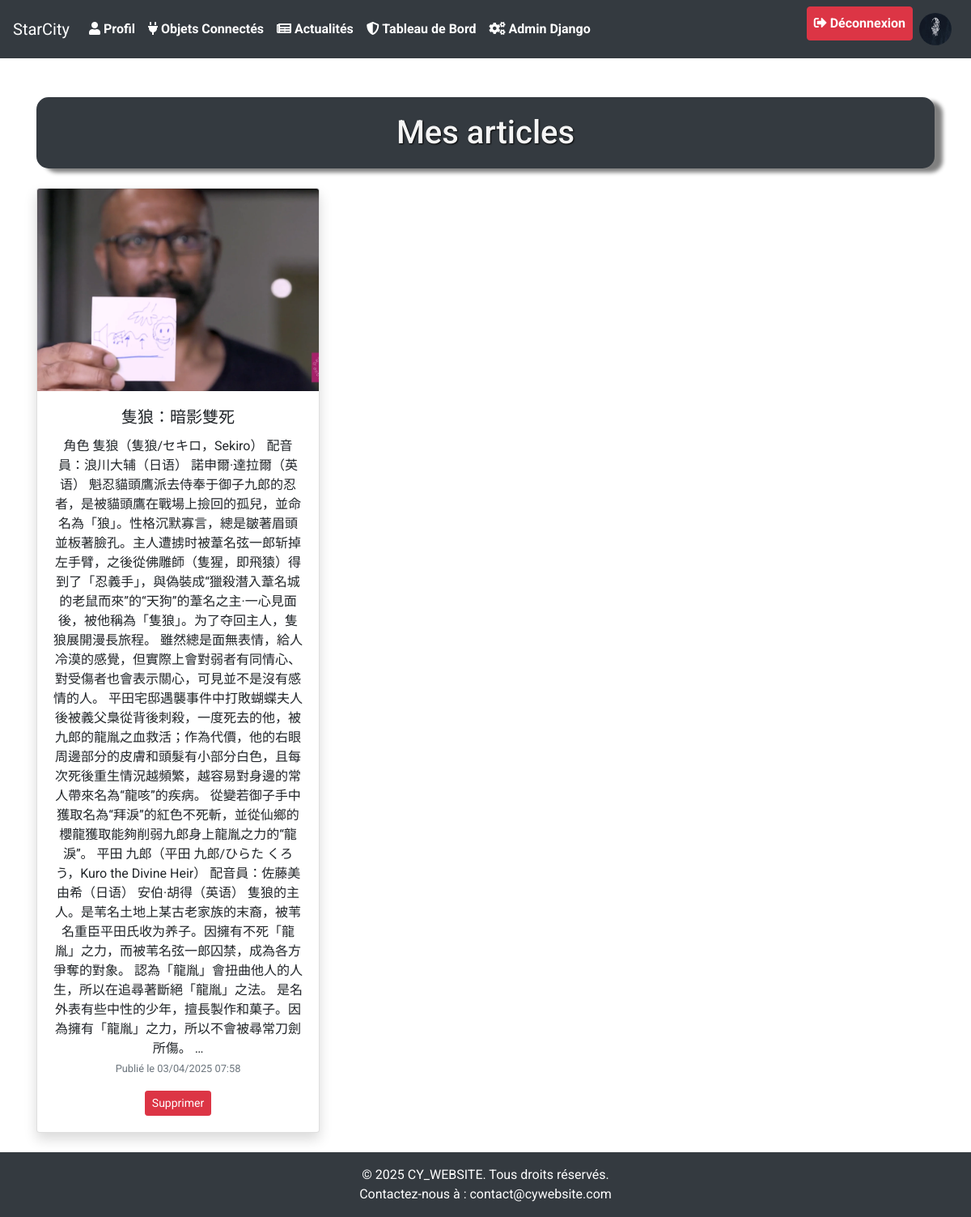
The app's page /news/my_articles/ (signed in) with its own data.
### news/models.py (models this page shows, shortened)
class SiteAppearance(models.Model):
    PRIMARY_COLOR_CHOICES = [
        ('#1e2a47', 'Bleu foncé (défaut)'),
        ('#28a745', 'Vert'),
        ('#dc3545', 'Rouge'),
        ('#ffc107', 'Jaune'),
        ('#17a2b8', 'Bleu clair'),
        ('#6610f2', 'Violet'),
        ('#fd7e14', 'Orange'),
        ('#343a40', 'Noir'),
    ]
    FONT_CHOICES = [
        ('Roboto, sans-serif', 'Roboto (défaut)'),
        ('Arial, sans-serif', 'Arial'),
        ('Helvetica, sans-serif', 'Helvetica'),
        ('Times New Roman, serif', 'Times New Roman'),
        ('Georgia, serif', 'Georgia'),
        ('Courier New, monospace', 'Courier New'),
    ]
    primary_color = models.CharField(max_length=20, choices=PRIMARY_COLOR_CHOICES, default='#1e2a47')
    font_family = models.CharField(max_length=50, choices=FONT_CHOICES, default='Roboto, sans-serif')
    enable_animations = models.BooleanField(default=True)
    site_title = models.CharField(max_length=100, default='StarCity')
    footer_text = models.CharField(max_length=200, default='© 2025 CY_WEBSITE. Tous droits réservés.')
    class Meta:
        verbose_name = "Apparence du site"
        verbose_name_plural = "Apparence du site"
    @classmethod
    def get_current(cls):
        appearance, created = cls.objects.get_or_create(pk=1)
        return appearance

class Article(models.Model):
    title = models.CharField(max_length=200, verbose_name="Titre")
    content = models.TextField(verbose_name="Contenu")
    cover = models.ImageField(
        upload_to='article_covers/',
        blank=True,  # Allow blank values
        null=True,   # Allow null values
        help_text="Téléchargez une image de couverture pour l'article (optionnel)."
    )
    category = models.ForeignKey(Category, on_delete=models.DO_NOTHING, verbose_name="Catégorie")
    author = models.ForeignKey(Author, on_delete=models.CASCADE, verbose_name="Auteur")
    published_date = models.DateTimeField(auto_now_add=True, verbose_name="Date de publication")
    read_by = models.ManyToManyField(
        'user.User',
        related_name='read_articles',
        blank=True,
        verbose_name="Utilisateurs ayant lu l'article"
    )

### user/models.py (models this page shows, shortened)
class User(AbstractUser):
    profile_picture = models.ImageField(
        upload_to='data/profile_pictures/',
        blank=True,
        null=True,
        help_text="Téléchargez une image de profil (formats acceptés : JPEG, PNG)."
    )
    groups = models.ManyToManyField(
        'auth.Group',
        related_name='custom_user_set',  # Nom unique pour éviter les conflits
        blank=True
    )
    user_permissions = models.ManyToManyField(
        'auth.Permission',
        related_name='custom_user_permissions_set',  # Nom unique pour éviter les conflits
        blank=True
    )
    XP_LEVEL_CHOICES = [
        ('simple', 'Simple'),
        ('intermediate', 'Intermédiaire'),  # Nouveau niveau ajouté
        ('complex', 'Complexe'),
        ('admin', 'Admin'),
    ]
    xp_level = models.CharField(
        max_length=15,  # Augmentez la longueur pour inclure "intermediate"
        choices=XP_LEVEL_CHOICES,
        default='simple',
        verbose_name="Niveau d'XP"
    )
    date_naissance = models.DateField(
        blank=True,
        null=True,
        help_text="Entrez votre date de naissance (format : DD-MM-YYYY)."
    )
    xp_points = models.IntegerField(default=0)
    login_count = models.IntegerField(default=0, help_text="Nombre de connexions de l'utilisateur.")
    class Meta:
        verbose_name = "Utilisateur"
        verbose_name_plural = "Utilisateurs"
        ordering = ['-date_joined']

### news/views.py (the view)
# urls.py: path('my_articles/', views.my_articles, name='my_articles'),  # Nouveau chemin
@login_required
def my_articles(request):
    try:
        author = Author.objects.get(name=request.user.username)
        articles = Article.objects.filter(author=author)
    except Author.DoesNotExist:
        articles = []
    return render(request, 'news/my_articles.html', {'articles': articles})

### news/context_processors.py (called while the page is built)
def site_appearance(request):
    try:
        return {
            'site_appearance': SiteAppearance.get_current()
        }
    except (OperationalError, ProgrammingError):
        class DefaultAppearance:
            primary_color = '#1e2a47'
            font_family = 'Roboto, sans-serif'
            enable_animations = True
            site_title = 'StarCity'
            footer_text = '© 2025 CY_WEBSITE. Tous droits réservés.'
        return {
            'site_appearance': DefaultAppearance()
        }

### news/templates/news/my_articles.html (shortened to what this page needs)
{% extends 'cyWebsite/base.html' %}
{% load static %}
{% block content %}
<div class="container mt-5">
    <h1>Mes articles</h1>
    {% if articles %}
        <div class="row mt-4">
            {% for article in articles %}
            <div class="col-md-4 mb-4">
                <div class="card shadow h-100">
                    {% if article.cover %}
                    <img src="{{ article.cover.url }}" class="card-img-top" alt="Image de couverture" onclick="showArticleDetail({{ article.id }})" style="cursor: pointer;">
                    {% else %}
                    <img src="{% static 'default_cover.jpg' %}" class="card-img-top" alt="Image par défaut" onclick="showArticleDetail({{ article.id }})" style="cursor: pointer;">
                    {% endif %}
                    <div class="card-body text-center">
                        <h5 class="card-title" onclick="showArticleDetail({{ article.id }})" style="cursor: pointer;">{{ article.title }}</h5>
                        <p class="card-text">{{ article.content|truncatewords:20 }}</p>
                        <small class="text-muted">Publié le {{ article.published_date|date:"d/m/Y H:i" }}</small>
                        <div class="mt-3">
                            <button class="btn btn-danger btn-sm" onclick="showDeleteConfirmation({{ article.id }}, '{{ article.title }}')">Supprimer</button>
                        </div>
                    </div>
                </div>
            </div>
            {% endfor %}
        </div>
    {% else %}
        <p class="text-center text-muted">Vous n'avez publié aucun article.</p>
    {% endif %}
</div>
{% endblock %}

### cyWebsite/templates/cyWebsite/base.html (shortened to what this page needs)
{% load static %}
<!DOCTYPE html>
<html lang="fr">
<head>
    <link rel="stylesheet" href="https://stackpath.bootstrapcdn.com/bootstrap/4.5.2/css/bootstrap.min.css">
    <link rel="stylesheet" href="{% static 'styles.css' %}">
    <link rel="stylesheet" href="https://cdnjs.cloudflare.com/ajax/libs/font-awesome/5.15.4/css/all.min.css">
    <link rel="stylesheet" href="https://unpkg.com/leaflet@1.9.4/dist/leaflet.css" />
</head>
<body>
<div class="wrapper">
    <nav class="navbar navbar-expand-lg navbar-dark">
        <a class="navbar-brand" href="{% url 'index' %}">{{ site_appearance.site_title }}</a>
        <div class="collapse navbar-collapse" id="navbarNav">
            <ul class="navbar-nav">
                {% if user.is_authenticated %}
                <li class="nav-item"><a class="nav-link" href="{% url 'news:visualisation' %}"><i class="fas fa-user"></i> Profil</a></li>
                <li class="nav-item"><a class="nav-link" href="{% url 'objConnecte:obj-index' %}"><i class="fas fa-plug"></i> Objets Connectés</a></li>
                <li class="nav-item"><a class="nav-link" href="{% url 'news:index' %}"><i class="fas fa-newspaper"></i> Actualités</a></li>
                {% endif %}
                {% if user.is_authenticated and user.xp_level == 'admin' %}
                    <li class="nav-item"><a class="nav-link" href="{% url 'news:administration' %}"><i class="fas fa-shield-alt"></i> Tableau de Bord</a></li>
                    <li class="nav-item"><a class="nav-link" href="/admin/"><i class="fas fa-cogs"></i> Admin Django</a></li>
                {% endif %}
            </ul>
            <ul class="navbar-nav ml-auto">
                {% if user.is_authenticated %}
                <li class="nav-item">
                    <a class="nav-link btn btn-danger text-white" href="{% url 'user:logout' %}"><i class="fas fa-sign-out-alt"></i> Déconnexion</a>
                </li>
                <li class="nav-item">
                    <a class="nav-link" href="{% url 'user:update_user' %}">
                        <img src="{% if user.profile_picture %}{{ user.profile_picture.url }}{% else %}{% static 'default_profile.png' %}{% endif %}" alt="Profile Picture" class="rounded-circle" style="width: 40px; height: 40px;">
                    </a>
                </li>
                {% endif %}
            </ul>
        </div>
    </nav>
        {% block content %}
        {% endblock %}
</div>
    <footer class="bg-dark text-center text-white py-3">
        <p>{{ site_appearance.footer_text }}</p>
        <p>Contactez-nous à : <a href="mailto:contact@cywebsite.com" class="text-white">contact@cywebsite.com</a></p>
    </footer>
</body>
</html>

### cyWebsite/static/styles.css (style rules this page uses)
body { font-family: 'Montserrat',Arial, sans-serif; margin: 0; padding: 0; }
p { margin-top: 0; margin-bottom: 0rem; }
h1 { background-color: #343a40; color: whitesmoke; text-shadow: 1px 1px 2px black; box-shadow: 10px 5px 5px grey; padding: 20px; text-align: center; border-radius: 15px; font-family: 'Roboto', sans-serif; }
.navbar-nav .nav-link { font-weight: bold; }
.card { box-shadow: 0 0 10px rgba(0, 0, 0, 0.1); }

### records on screen
SiteAppearance: site_title "StarCity", footer_text "© 2025 CY_WEBSITE. Tous droits réservés."
User: profile_picture (picture)
Article: cover (picture), title "隻狼：暗影雙死", content "角色 隻狼（隻狼/セキロ，Sekiro） 配音員：浪川大辅（日语） 諾申爾·達拉爾（英语） 魁忍貓頭鷹派去侍奉于御子九郎的忍者，是被貓頭鷹在戰場上撿回的孤兒，並命名為「狼」。性格沉默寡言，總是皺著眉頭並板著臉孔。主人遭掳时被葦名弦一郎斩掉左手臂，之後從佛雕師（隻猩，即飛猿）得到了「忍義手」，與偽裝成“獵殺潛入葦名城的老鼠而來”的“天狗”的葦名之主·一心見面後，被他稱為「隻狼」。为了夺回主人，隻狼展開漫長旅程。 雖然總是面無表情，給人冷漠的感覺，但實際上會對弱者有同情心、對受傷者也會表示關心，可見並不是沒有感情的人。 平田宅邸遇襲事件中打敗蝴蝶夫人後被義父梟從背後刺殺，一度死去的他，被九郎的龍胤之血救活；作為代價，他的右眼周邊部分的皮膚和頭髮有小部分白色，且每次死後重生情況越頻繁，越容易對身邊的常人帶來名為“龍咳”的疾病。 從變若御子手中獲取名為“拜淚”的紅色不死斬，並從仙鄉的櫻龍獲取能夠削弱九郎身上龍胤之力的“龍淚”。 平田 九郎（平田 九郎/ひらた くろう，Kuro the Divine Heir） 配音員：佐藤美由希（日语） 安伯·胡得（英语） 隻狼的主人。是苇名土地上某古老家族的末裔，被苇名重臣平田氏收为养子。因擁有不死「龍胤」之力，而被苇名弦一郎囚禁，成為各方爭奪的對象。 認為「龍胤」會扭曲他人的人生，所以在追尋著斷絕「龍胤」之法。 是名外表有些中性的少年，擅長製作和菓子。因為擁有「龍胤」之力，所以不會被尋常刀劍所傷。 …", published_date "03/04/2025 07:58"
